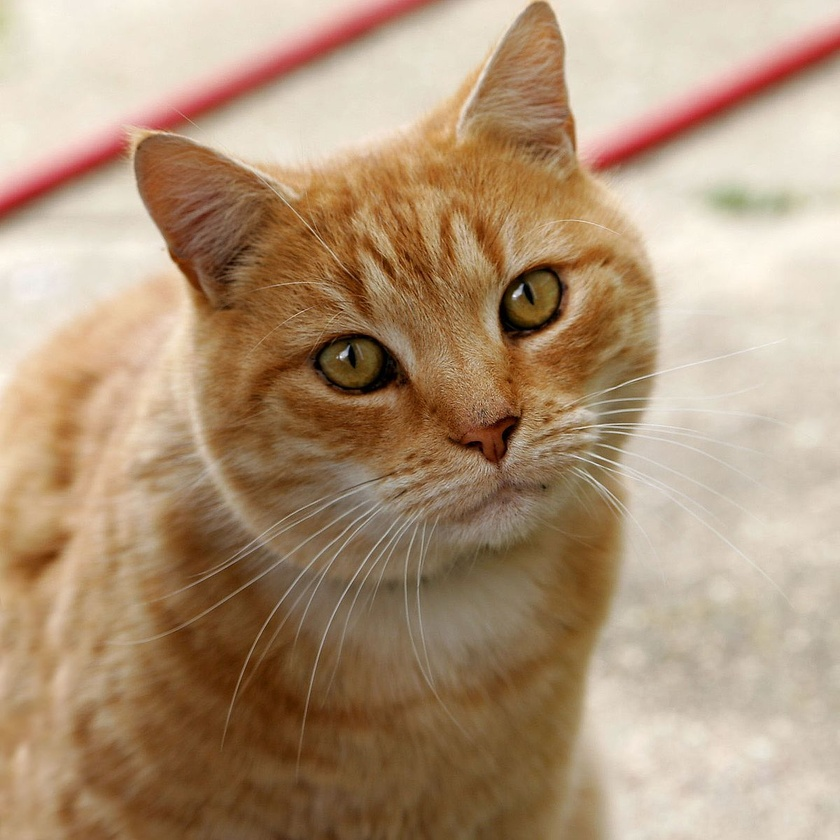
#> input picture Cat03.jpg, 840 x 840 px, shrunk from 1200 x 1199 before the run
$ python RGB.py
#> lines starting #> are read from the running program, lines starting #| are printed output that depends on the picture
#!/usr/bin/env python3
# -*- coding: utf-8 -*-
"""
Created on Thu Jan 16 21:26:59 2020

@author: root
"""

import cv2
import numpy as np
img = cv2.imread("Cat03.jpg")
#> img is the input picture: shape (840, 840, 3); mean B, G, R 120.7, 148.8, 175.9
cv2.imshow("ORIGINAL",img)
cv2.waitKey(0)
B,G,R =cv2.split(img)
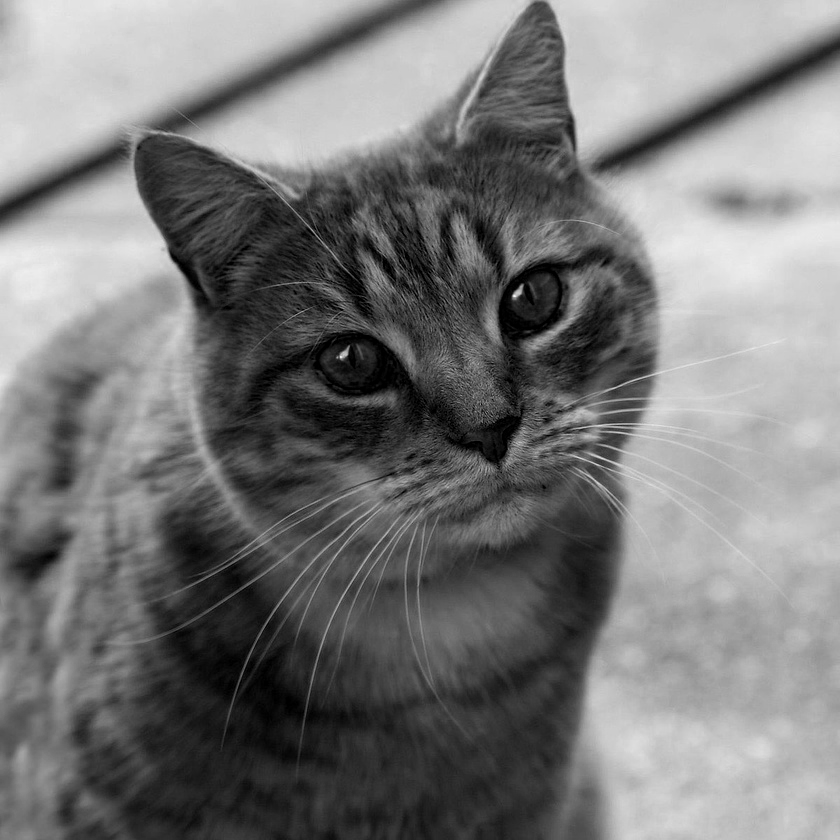
#> B: shape (840, 840); min 0, max 244, mean 120.7
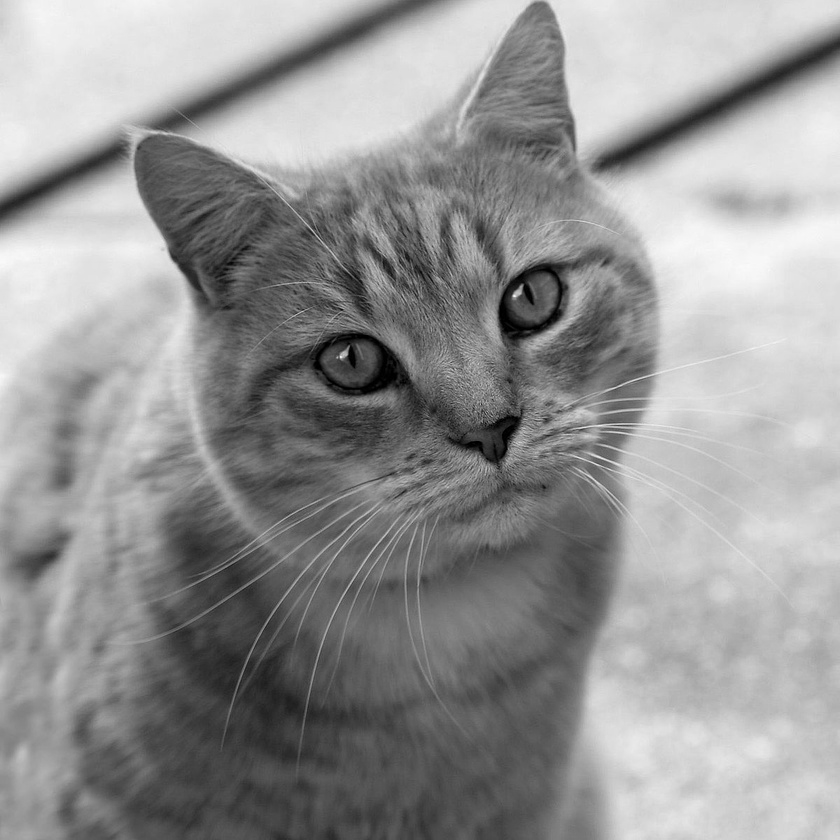
#> G: shape (840, 840); min 0, max 251, mean 148.8
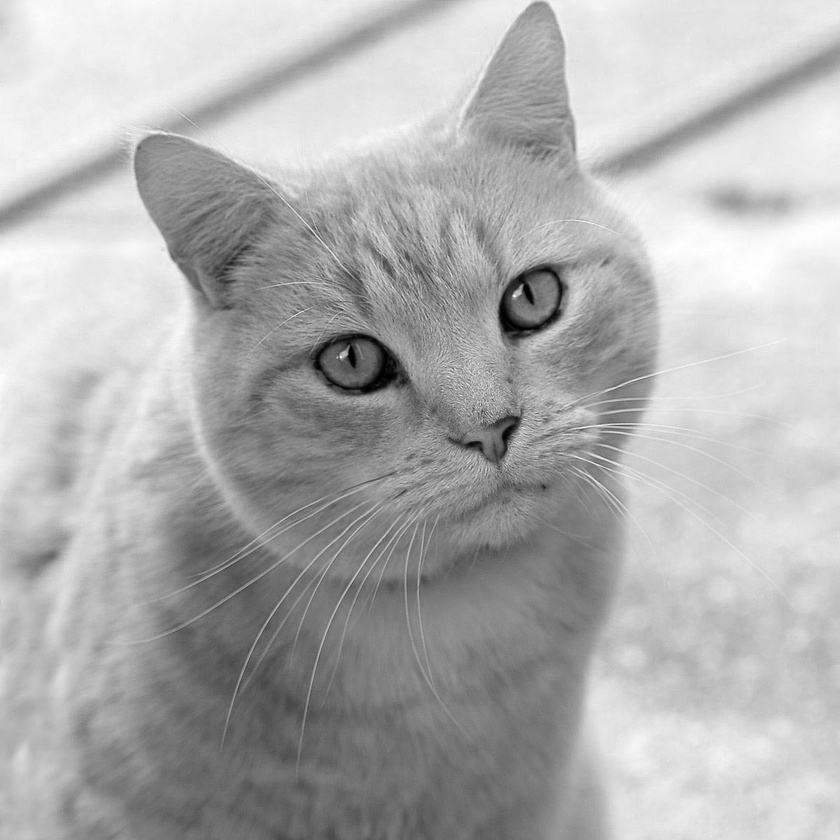
#> R: shape (840, 840); min 0, max 255, mean 175.9
print(img.shape[:2])
#| (840, 840)
zeros =np.zeros(img.shape[:2],dtype='uint8')
cv2.imshow("RED", cv2.merge([zeros,zeros,R]))
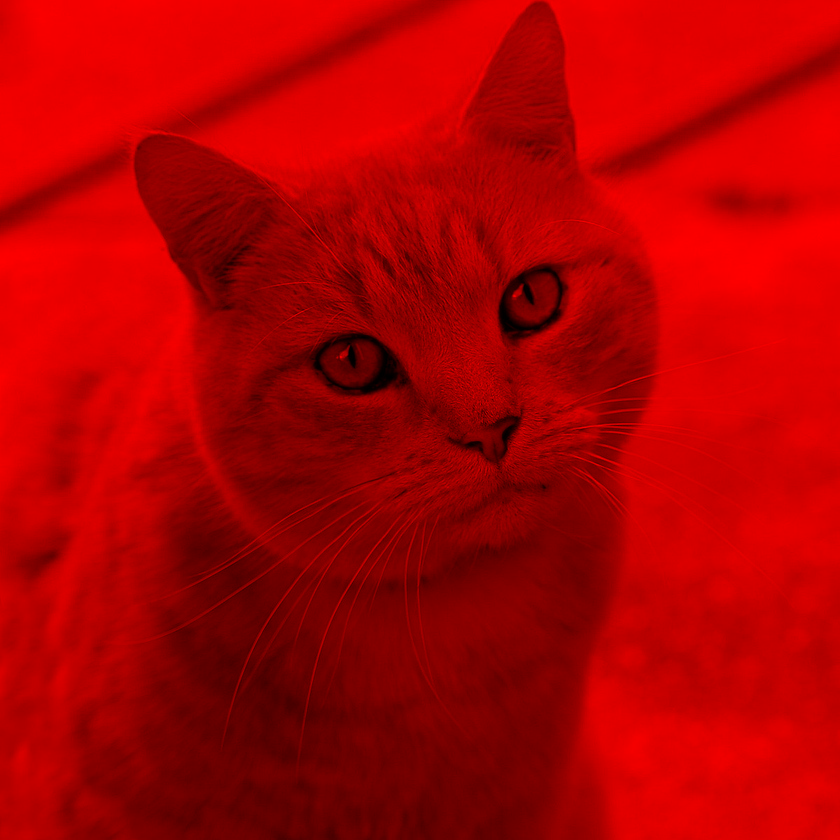
#> window 'RED': shape (840, 840, 3); mean B, G, R 0, 0, 175.9
cv2.waitKey(0)
cv2.imshow("GREEN", cv2.merge([zeros,G,zeros]))
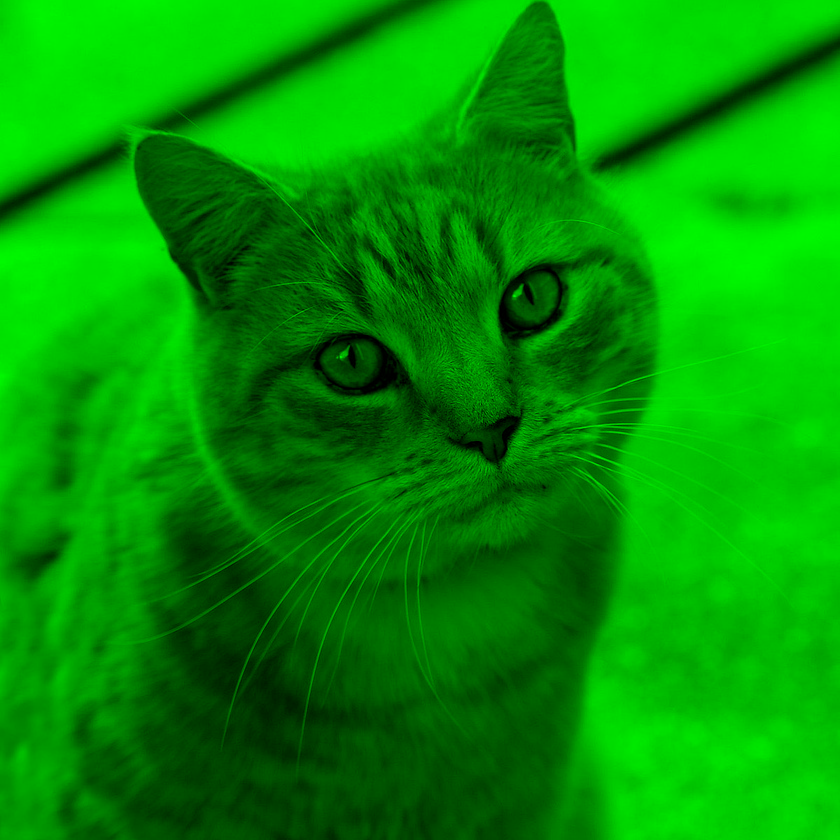
#> window 'GREEN': shape (840, 840, 3); mean B, G, R 0, 148.8, 0
cv2.waitKey(0)
cv2.imshow("BLUE", cv2.merge([B,zeros,zeros]))
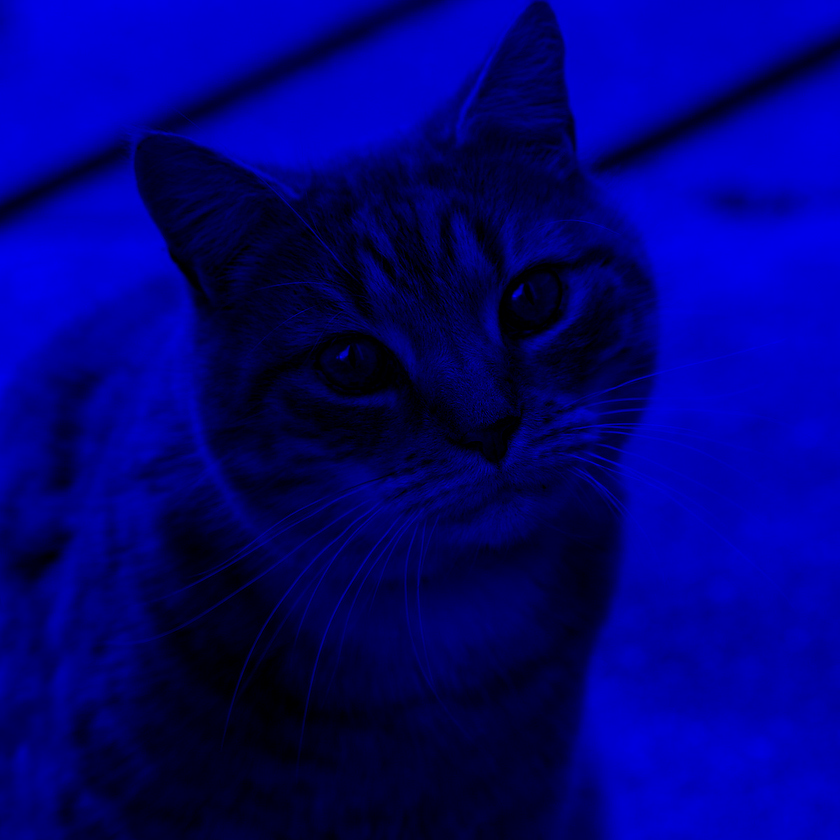
#> window 'BLUE': shape (840, 840, 3); mean B, G, R 120.7, 0, 0
cv2.waitKey(0)
cv2.destroyAllWindows()

$ run again, with cat1.jpg copied over Cat03.jpg
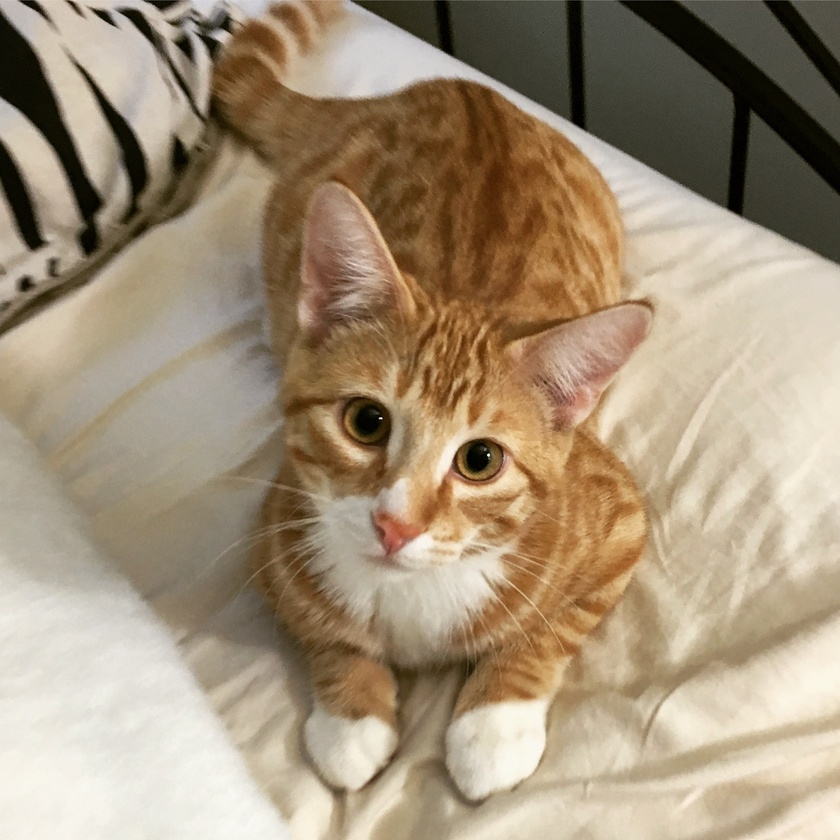
#> input picture cat1.jpg, 840 x 840 px, shrunk from 2187 x 2187 before the run
#> img is the input picture: shape (840, 840, 3); mean B, G, R 121.2, 145.4, 163.1
#| (840, 840)
#> `cv2.imshow("GREEN", cv2.merge([zeros,G,zeros]))`:
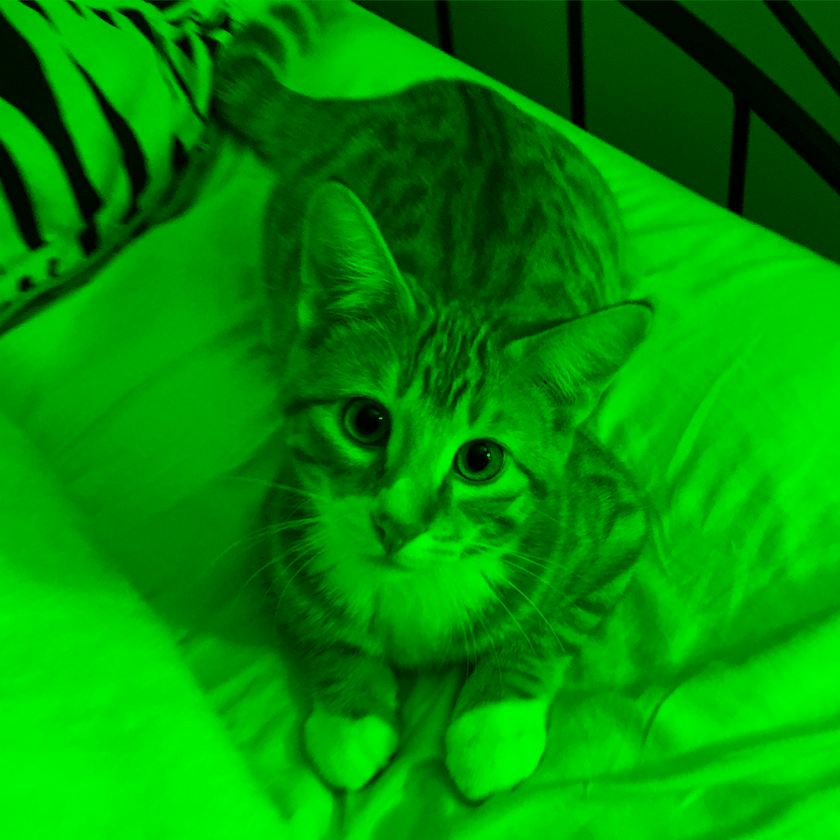
#> window 'GREEN': shape (840, 840, 3); mean B, G, R 0, 145.4, 0
#> `cv2.imshow("BLUE", cv2.merge([B,zeros,zeros]))`:
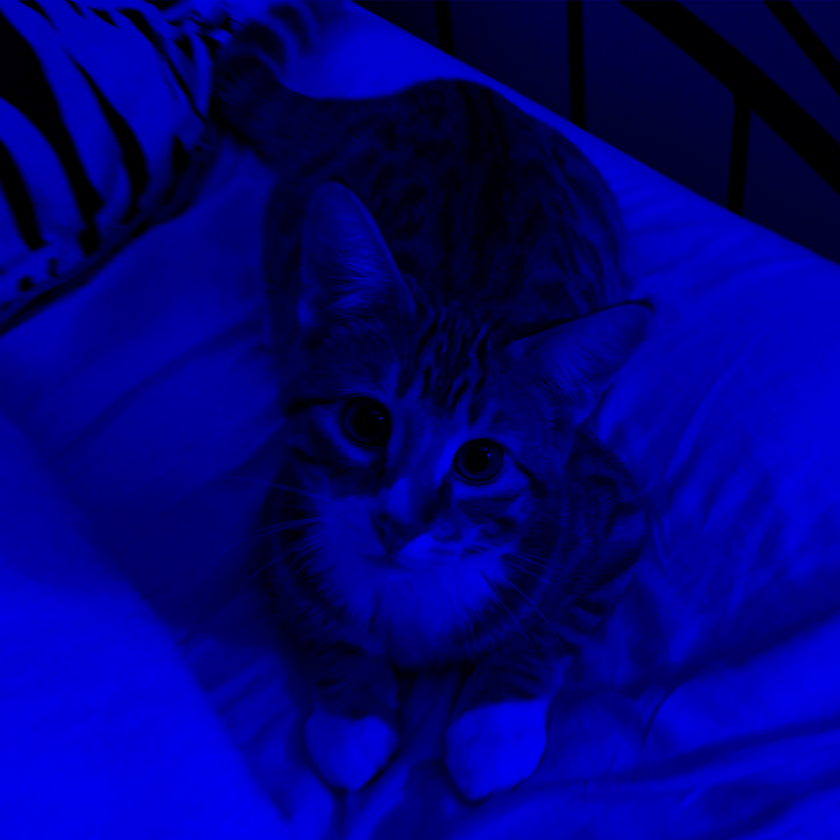
#> window 'BLUE': shape (840, 840, 3); mean B, G, R 121.2, 0, 0
